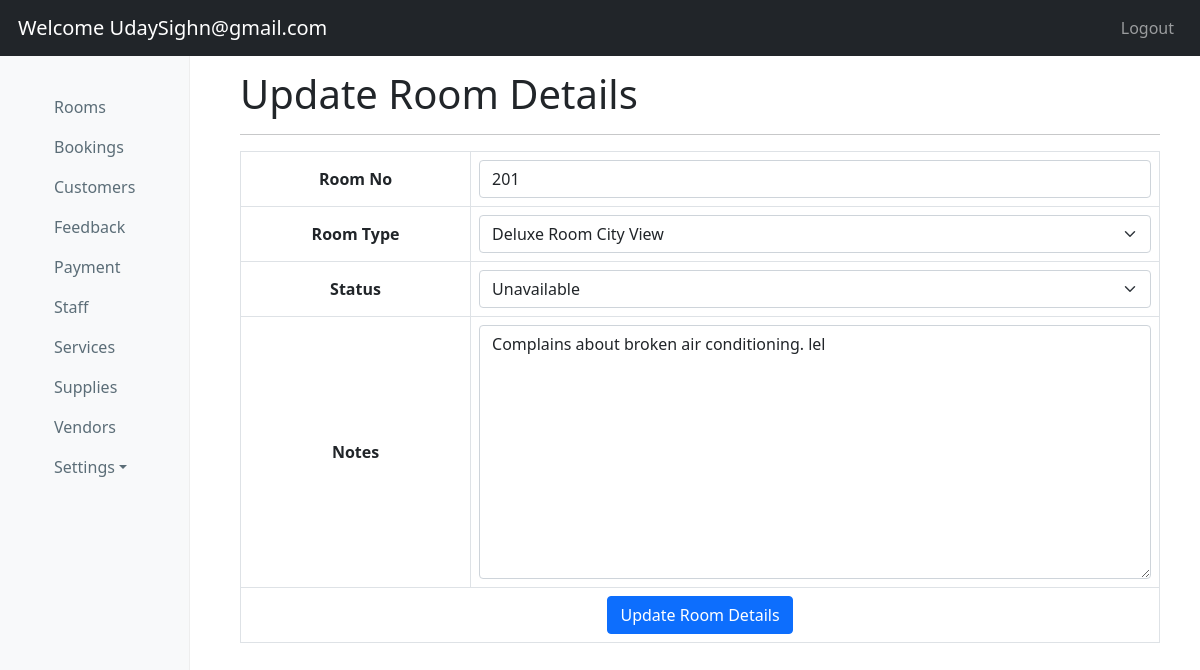
/admin/dashboard.php?option=update_room&id=201 (signed in), run on the app's committed database.
### tables this page shows
CREATE TABLE `roommst` (
  `Room_id` smallint NOT NULL,
  `Room_type` varchar(10) DEFAULT NULL,
  `Room_tariff` decimal(10,2) NOT NULL,
  `Room_Status` enum('Reserved','Vacant','Occupied','Unavailable') NOT NULL,
  `Notes` varchar(450) DEFAULT NULL,
  `Active_Status` tinyint(1) DEFAULT NULL,
  PRIMARY KEY (`Room_id`),
  KEY `fk_room_type` (`Room_type`),
  CONSTRAINT `fk_room_type` FOREIGN KEY (`Room_type`) REFERENCES `roomtypemst` (`Room_type_id`)
);

CREATE TABLE `roomtypemst` (
  `Room_type_id` varchar(10) NOT NULL,
  `Room_Name` varchar(50) NOT NULL,
  `Image` varchar(100) NOT NULL,
  `Room_tariff` decimal(10,2) DEFAULT NULL,
  `Room_desc` varchar(450) NOT NULL,
  PRIMARY KEY (`Room_type_id`)
);

### admin/update_room.php (the view, shortened to what this page needs)
<?php
$id=$_GET['id'];
$sql=mysqli_query($con,"select * from roommst where Room_id='$id'");
$res=mysqli_fetch_assoc($sql);
extract($_REQUEST);
?>
<form method="post" enctype="multipart/form-data">
<table class="table table-bordered">
	<div class="table-head">
		<h1>Update Room Details</h1>
	</dic><hr />
	<tr>
		<th>Room No</th>
		<td><input type="text"  name="rno" value="<?php echo $res['Room_id']; ?>"  class="form-control" required/>
		</td>
	</tr>
	<tr>
		<th>Room Type</th>
		<td>
			<select class="form-select" name="type" required>
				<?php
					$roomsql=mysqli_query($con,"select * from roomtypemst");
					while($room=mysqli_fetch_assoc($roomsql))
					{
				?>
						<option value="<?php echo $room['Room_type_id']?>" <?php if ($res['Room_type'] == $room['Room_type_id']) echo "selected";?>><?php echo $room['Room_Name'] ?></option>
				<?php } ?>
			</select>
		</td>
	</tr>
	<tr>
		<th>Status</th>
		<td>
			<select class="form-select" name="status"required>
				<option value="Unavailable" <?php if ($res['Room_Status'] == "Unavailable") echo "selected='selected'";?>>Unavailable</option>
		</select>
		</td>
	</tr>
	<tr>
		<th>Notes</th>
		<td><textarea name="notes" rows="10" class="form-control"><?php echo $res['Notes']; ?></textarea>
		</td>
	</tr>
	<tr>
		<td colspan="2">
			<input type="submit" class="btn btn-primary" value="Update Room Details" name="update"/>
		</td>
	</tr>
</table>
</form>

### admin/dashboard.css (style rules this page uses)
body { padding-top: 50px; }
table,th,td { text-align: center; vertical-align: middle; }

### data on the page
roommst: rno "201", type "Deluxe Room City View", status "Unavailable", notes "Complains about broken air conditioning. lel"

### other printed values
$admin "UdaySighn@gmail.com"
